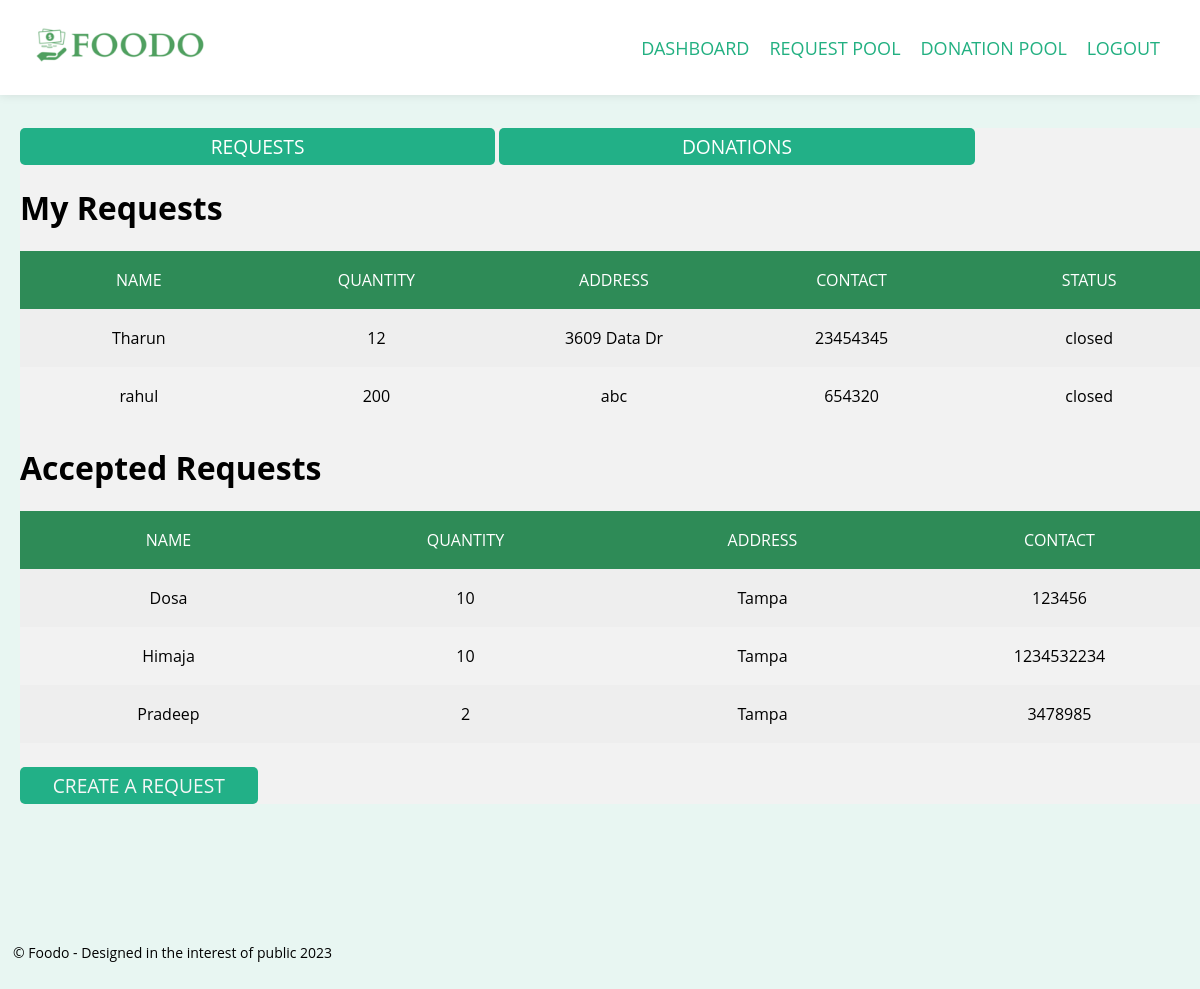
The page /Dashboard (signed in) on the database its author committed.
### tables this page shows
CREATE TABLE Requests (requestid INTEGER PRIMARY KEY ,name TEXT,quantity TEXT, location TEXT,contact TEXT,uid TEXT,donorid TEXT,status TEXT, FOREIGN KEY(uid) REFERENCES Users(uid));

### app.py (the view)
@app.route("/Dashboard", methods=['POST', 'GET'])
def Dashboard():
    if request.method == 'GET':
        con = sqlite3.connect('database.db')
        try:
            with sqlite3.connect("database.db") as con:
                uid = int(session['uid'])
                cur = con.cursor()
                cur.execute(
                    "SELECT * FROM Requests where uid =(?)", str(uid))
                con.commit()
                requestlist = cur.fetchall()
                cur.execute(
                    "SELECT * FROM Requests where donorid =(?)", str(uid))
                con.commit()
                acceptedrequestlist = cur.fetchall()
                cur.execute(
                    "SELECT * FROM Donations where uid =(?)", str(uid))
                con.commit()
                donationlist = cur.fetchall()
                cur.execute(
                    "SELECT * FROM Donations where requestorid =(?)", str(uid))
                con.commit()
                accepteddonationlist = cur.fetchall()
                msg = "Record successfully added"
        except Exception as e:
            con.rollback()
            msg = str(e)
        finally:
            con.close()
    return render_template('Landing.html', requestlist=requestlist, donationlist=donationlist, accepteddonationlist=accepteddonationlist, acceptedrequestlist=acceptedrequestlist)

### templates/Landing.html (shortened to what this page needs)
<!DOCTYPE html>
<html>
<head>
  <link
  rel="stylesheet"
  href="{{ url_for('static', filename='css/style.css') }}"
/>
</head>
<body>
  <div class="main">
    <nav class="navbar">
      <div class="nav-container">
        <a href="#" class="nav-logo"><img src="{{ url_for('static', filename='images/Logo2.ico') }}" alt="logo" class="logo"></a>
        <div class="nav-menu">
          <ul class="nav-list">
            <li class="nav-item">
              <a
                href="{{ url_for('.Dashboard', _anchor='exactlocation') }}"
                class="nav-link"
                >DASHBOARD</a
              >
            </li>
            <li class="nav-item">
              <a
                href="{{ url_for('.Requestlist', _anchor='exactlocation') }}"
                class="nav-link"
                >REQUEST POOL</a
              >
            </li>
            <li class="nav-item">
              <a
                href="{{ url_for('.Donationlist', _anchor='exactlocation') }}"
                class="nav-link"
                >DONATION POOL</a
              >
            </li>
            <li class="nav-item">
              <a
                href="{{ url_for('.homeiu', _anchor='exactlocation') }}"
                class="nav-link"
                >LOGOUT</a
              >
            </li>
          </ul>
        </div>
      </div>
    </nav>
    <div class="conati" id = "jol">
      <div class = "signform-btn">
      <button class = "signform-submit-btn-green"id ="link1" type="button">REQUESTS</button>
     <button class= "signform-submit-btn-green" id="link2" type="button">DONATIONS</button>
     </div>
      <div class="tab-content">
        <div id="tab1">
      <h1>My Requests</h1>
      <div>
        <div class="table1">
          <div class="table-header">
            <div class="header__item">
              <a id="name" class="filter__link" href="#">Name</a>
            </div>
            <div class="header__item">
              <a id="wins" class="filter__link filter__link--number" href="#">Quantity</a>
            </div>
            <div class="header__item">
              <a id="wins" class="filter__link filter__link--number" href="#">Address</a>
            </div>
            <div class="header__item">
              <a id="wins" class="filter__link filter__link--number" href="#">Contact</a>
            </div>
            <div class="header__item">
              <a id="wins" class="filter__link filter__link--number" href="#">Status</a>
            </div>
          </div>
          <div class="table-content">
            {%if requestlist%}
              {% for row in requestlist %}
              <div class="table-row">
              <div class="table-data">{{row[1]}}</div>
              <div class="table-data">{{row[2]}}</div>
              <div class="table-data">{{row[3]}}</div>
              <div class="table-data">{{row[4]}}</div>
              <div class="table-data">{{row[7]}}</div>
            </div>
            {% endfor %}
            {% else %}
            <p style="text-align: center;">No Requests</p>
            {% endif %}
          </div>
        </div>
      </div>
      <h1>Accepted Requests</h1>
      <div>
        <div class="table1">
          <div class="table-header">
            <div class="header__item">
              <a id="name" class="filter__link" href="#">Name</a>
            </div>
            <div class="header__item">
              <a id="wins" class="filter__link filter__link--number" href="#">Quantity</a>
            </div>
            <div class="header__item">
              <a id="wins" class="filter__link filter__link--number" href="#">Address
              </a>
            </div>
            <div class="header__item">
              <a id="wins" class="filter__link filter__link--number" href="#">Contact</a>
            </div>
          </div>
          <div class="table-content">
            {% if acceptedrequestlist %}
            {% for row in acceptedrequestlist %}
            <div class="table-row">
              <div class="table-data">{{row[1]}}</div>
              <div class="table-data">{{row[2]}}</div>
              <div class="table-data">{{row[3]}}</div>
              <div class="table-data">{{row[4]}}</div>
            </div>
            {% endfor %}
            {% else %}
            <p style="text-align:center;">No Requests</p>
            {% endif %}
          </div>
        </div>
      </div>
      <div class="btn-left">
        <div class="signform-btn">
          <button class="signform-submit-btn-green">
            <a  href="{{ url_for('.createRequest', _anchor='exactlocation') }}">CREATE A REQUEST</a>
          </button>
        </div>
      </div>
        </div>
      </div>
    </div>
    <footer>
      <p>&copy; Foodo - Designed in the interest of public 2023</p>
  </footer>
</body>
</html>

### static/css/style.css (style rules this page uses)
* { background-color: #008CBA margin: 10px; padding: 0px; box-sizing: border-box; font-family: "Open Sans", sans-serif; }
body { width: 100vw; background: rgba(34, 176, 129, 0.1); background-position: center; background-size: cover; height: 100vh; background-attachment: scroll; }
body, html { overflow-x: hidden; }
a { text-decoration: none; }
::placeholder { color: black; }
footer { font-size: 14px; padding: 5px; text-align: center; position: absolute; }
.main { height: 100%; min-height: calc(100vh - 120px); padding-bottom: 60px; }
.navbar { background-color: white; padding: 20px; box-shadow: 0px 0px 10px rgba(0, 0, 0, 0.1); position: fixed; top: 0; left: 0; width: 100%; z-index: 9999; }
.nav-container { display: flex; align-items: center; justify-content: space-between; max-width: 100%; margin: 0 auto; }
.nav-logo .logo { height: 50px; width: 200px; object-fit: cover; }
.nav-menu { display: flex; align-items: center; }
.nav-list { list-style: none; margin: 0; padding: 0; display: flex; }
.nav-item { margin-right: 20px; color: white; }
.nav-link { font-size: 18px; color: #22b081; text-decoration: none; transition: all 0.3s ease-in-out; }
.signform-btn { display: inline-flexbox; }
.signform-submit-btn-green { width: 40%; padding: 5px; background-color: #22b087; color: #fff; border: none; border-radius: 5px; font-size: 1.2rem; cursor: pointer; transition: all 0.3s ease-in-out; }
.signform-submit-btn-green a { color: #f7f7f7; }
.table-header { display: flex; width: 100%; background: #2E8B57; padding: 18px 0; }
.table-row { display: flex; width: 100%; padding: 18px 0; }
.table-row:nth-of-type(odd) { background: #eee; }
.table-data, .header__item { flex: 1 1 20%; text-align: center; }
.header__item { text-transform: uppercase; }
.filter__link { color: white; text-decoration: none; position: relative; display: inline-block; padding-left: 24px; padding-right: 24px; }
.filter__link::after { content: ''; position: absolute; right: -18px; color: white; font-size: 12px; top: 50%; transform: translateY(-50%); }
.conati { margin-left: 1%; background-color: #f2f2f2; margin-top: 10%; }
.btn-left { margin-top: 2%; width: 50%; }
div.tab-content { display: flexbox ; }

### rows shown on the page
Requests: name "Tharun", quantity "12", location "3609 Data Dr", contact "23454345", status "closed"
Requests: name "rahul", quantity "200", location "abc", contact "654320", status "closed"
Requests: name "Dosa", quantity "10", location "Tampa", contact "123456"
Requests: name "Himaja", quantity "10", location "Tampa", contact "1234532234"
Requests: name "Pradeep", quantity "2", location "Tampa", contact "3478985"
